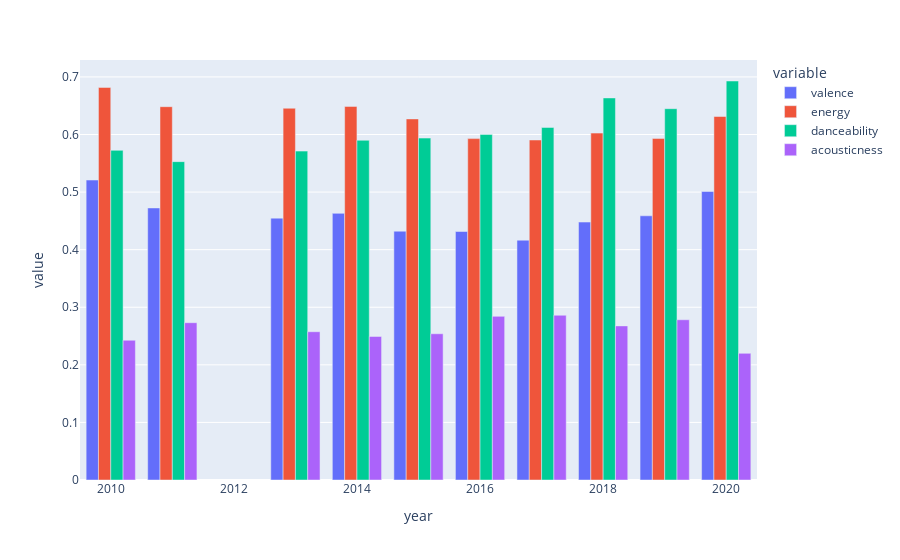

Source (notebook cell):
### Code cell
top10_genres=genre_data.nlargest(10,'popularity')
fig=px.bar(top10_genres,x='year',y=['valence','energy','danceability','acousticness'],barmode='group')
fig.show()

### Figure 1 — Plotly figure (JSON) as saved in the notebook; plotly's stock layout.template omitted (floating-point values rounded to 4 significant figures)
{"data": [{"alignmentgroup": "True", "hovertemplate": "variable=valence<br>year=%{x}<br>value=%{y}<extra></extra>", "legendgroup": "valence", "marker": {"color": "#636efa", "pattern": {"shape": ""}}, "name": "valence", "offsetgroup": "valence", "orientation": "v", "showlegend": true, "textposition": "auto", "type": "bar", "x": [2019, 2020, 2018, 2017, 2016, 2015, 2014, 2013, 2011, 2010], "xaxis": "x", "y": [0.4588, 0.501, 0.4479, 0.4165, 0.4315, 0.4321, 0.463, 0.4547, 0.4725, 0.5209], "yaxis": "y"}, {"alignmentgroup": "True", "hovertemplate": "variable=energy<br>year=%{x}<br>value=%{y}<extra></extra>", "legendgroup": "energy", "marker": {"color": "#EF553B", "pattern": {"shape": ""}}, "name": "energy", "offsetgroup": "energy", "orientation": "v", "showlegend": true, "textposition": "auto", "type": "bar", "x": [2019, 2020, 2018, 2017, 2016, 2015, 2014, 2013, 2011, 2010], "xaxis": "x", "y": [0.5932, 0.6312, 0.6024, 0.5904, 0.5929, 0.6271, 0.6488, 0.6456, 0.6483, 0.6818], "yaxis": "y"}, {"alignmentgroup": "True", "hovertemplate": "variable=danceability<br>year=%{x}<br>value=%{y}<extra></extra>", "legendgroup": "danceability", "marker": {"color": "#00cc96", "pattern": {"shape": ""}}, "name": "danceability", "offsetgroup": "danceability", "orientation": "v", "showlegend": true, "textposition": "auto", "type": "bar", "x": [2019, 2020, 2018, 2017, 2016, 2015, 2014, 2013, 2011, 2010], "xaxis": "x", "y": [0.6448, 0.6929, 0.6635, 0.6122, 0.6002, 0.5938, 0.5899, 0.5711, 0.5529, 0.5725], "yaxis": "y"}, {"alignmentgroup": "True", "hovertemplate": "variable=acousticness<br>year=%{x}<br>value=%{y}<extra></extra>", "legendgroup": "acousticness", "marker": {"color": "#ab63fa", "pattern": {"shape": ""}}, "name": "acousticness", "offsetgroup": "acousticness", "orientation": "v", "showlegend": true, "textposition": "auto", "type": "bar", "x": [2019, 2020, 2018, 2017, 2016, 2015, 2014, 2013, 2011, 2010], "xaxis": "x", "y": [0.2783, 0.2199, 0.2676, 0.2861, 0.2842, 0.254, 0.2493, 0.2575, 0.2732, 0.2427], "yaxis": "y"}], "layout": {"barmode": "group", "legend": {"title": {"text": "variable"}, "tracegroupgap": 0}, "margin": {"t": 60}, "xaxis": {"anchor": "y", "domain": [0, 1], "title": {"text": "year"}}, "yaxis": {"anchor": "x", "domain": [0, 1], "title": {"text": "value"}}}}
